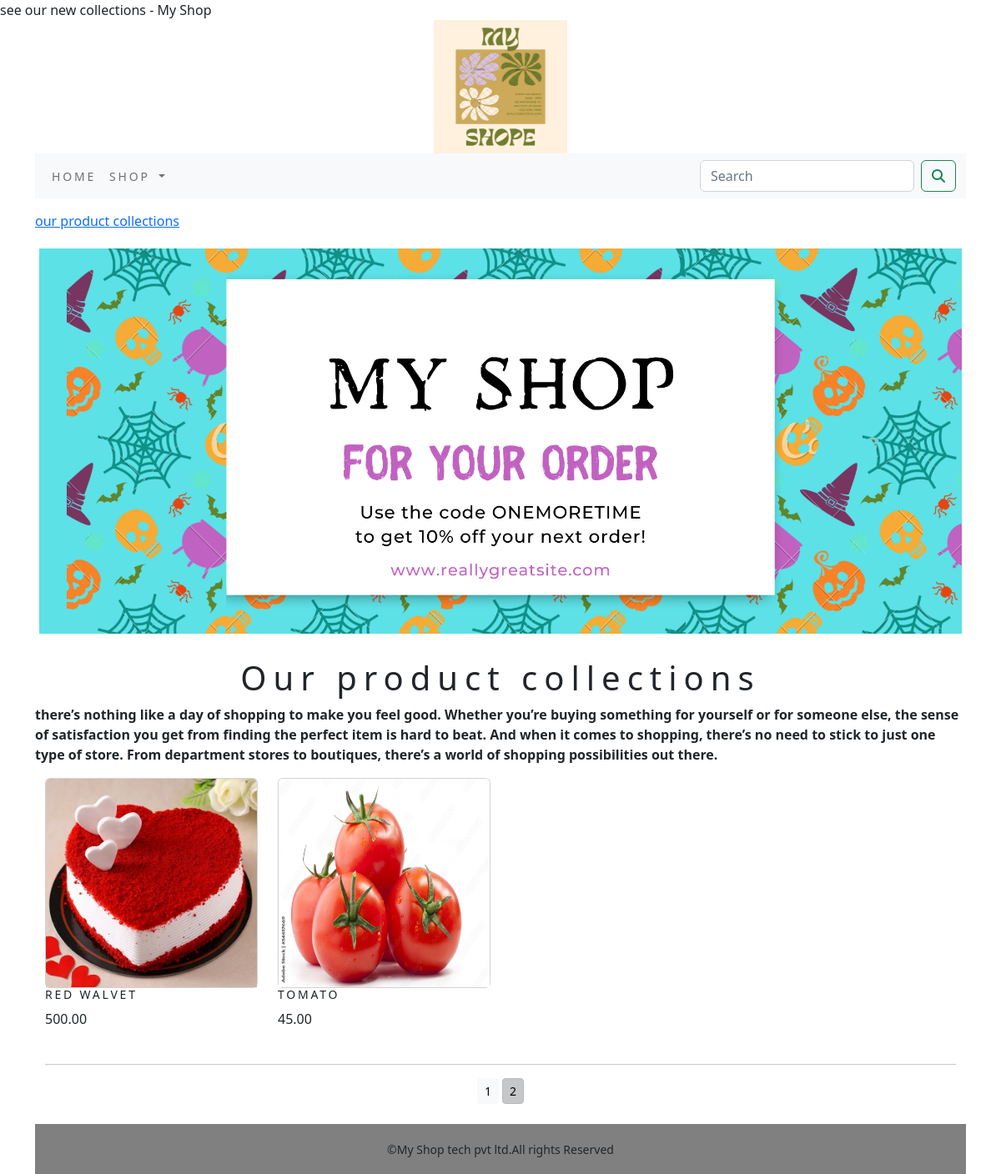
/shoping/?page=2, run on the app's committed database.
### shopingapp/models.py (models this page shows, shortened)
class Product(models.Model):
    name = models.CharField(max_length=250, unique=True)
    slug = models.SlugField(max_length=250, unique=True)
    description = models.TextField(blank=True)
    image = models.ImageField(upload_to='product', blank=True)
    price=models.DecimalField(max_digits=10,decimal_places=2)
    category=models.ForeignKey(Category,on_delete=models.CASCADE)
    stock=models.IntegerField()
    available=models.BooleanField(default=True)
    created=models.DateTimeField(auto_now_add=True)
    update=models.DateTimeField(auto_now_add=True)
    def get_url(self):
        return reverse('shopingapp:prodcatdetail',args=[self.category.slug,self.slug])
    class Meta:
        ordering = ('name',)
        verbose_name = 'product'
        verbose_name_plural = 'products'

### shopingapp/views.py (the view)
# urls.py: path('',views.allproduct,name='allproduct'),
def allproduct(request,c_slug=None):
    c_page=None
    products_list=None
    if c_slug!=None:
        c_page=get_object_or_404(Category,slug=c_slug)
        products_list=Product.objects.all().filter(category=c_page,available=True)
    else:
        products_list=Product.objects.all().filter(available=True)
    paginator=Paginator(products_list,6)
    try:
        page=int(request.GET.get('page','1'))
    except:
        page=1
    try:
        products=paginator.page(page)
    except (EmptyPage,InvalidPage):
        products=paginator.page(paginator.num_pages)
    return render(request,'category.html',{'category':c_page,'products':products})

### cartapp/context_processers.py (called while the page is built)
def counter(request):
    item_count=0
    if 'admin' in request.path:
        return {}
    else:
        try:
            cart=Cart.objects.filter(cart_id=cart_id(request))
            car_items=Cartitem.objects.all().filter(cart=cart[:1])
            for cart_item in car_items:
                item_count +=cart_item.quantity
        except Cart.DoesNotExist:
            item_count =0
    return dict(item_count=item_count)

### cartapp/views.py (called while the page is built)
def cart_id(request):
    cart=request.session.session_key
    if not cart:
        cart=request.session.create()
    return cart

### shopingapp/contestprocessors.py (called while the page is built)
def menu_links(request):
    links=Category.objects.all()
    return dict(links=links)

### shopingapp/models.py (called while the page is built)
    def get_url(self):
        return reverse('shopingapp:product_by_category',args=[self.slug])

### template/category.html (shortened to what this page needs)
{% extends 'base.html' %}
{% load static %}
{% block content %}
    <div>
        <div class="row my_row_class">
            <div class="mx-auto">
            <p><a href="{% url 'shopingapp:allproduct' %}">our product collections</a></p>
        </div>
           </div>
    </div>
        <div class="mx_auto">
              {% if category %}
            <img class="my_image" src="{{category.image.url}}" alt="{{category.name}}" width="200px;" height="200px">
        </div>
        <br>
        <div>
            <h1 class="text center my_title">{{category.name}}</h1>
            <p class="text-justify">{{category.description}}</p>
        </div>
    {% else %}
        <div>
            <img class="my_image my_image_padding" src="{% static 'img/banner.png' %}"  alt="our product" width="1500px;">
        </div>
        <br>
        <div>
            <h1 class="text-center my_title">Our product collections</h1>
            <p class="text-justify"><b>there’s nothing like a day of shopping to make you feel good. Whether you’re buying something for yourself or for someone else, the sense of satisfaction you get from finding the perfect item is hard to beat. And when it comes to shopping, there’s no need to stick to just one type of store. From department stores to boutiques, there’s a world of shopping possibilities out there.</b></p>
        </div>
    {% endif %}
    <div class="container">
        <div class="row mx_auto">
            {% for product in products.object_list %}
                <div class="my_bottom_margin col-9 col-sm-12 col-md-4 col-lg-3">
                    <div class="card text-center" style="min-width:12rem;">
                        <a href="{{ product.get_url }}"><img class="card-img-top my_image" src="{{ product.image.url }}" alt="{{ product.name }}" style="width: 253px; height: 250px;"></a>
                    </div>
                    <div class="card-body">
                        <h4>{{product.name}}</h4>
                        <p>{{product.price}}</p>
                    </div>
                </div>
     {% endfor %}
        </div>
<div class="mx-auto">
    {% if products.paginator.num_pages > 1 %}
  <hr>
    <div class="text-center">
        {% for pg in products.paginator.page_range %}
        <a href="?page={{pg}}" class="btn btn-light btn-sm {% if products.number == pg %} active {% endif %}">{{pg}}</a>
        {% endfor %}
    </div>
      {% endif %}
</div>
        <br>
    </div>
{% endblock %}

### static/css/custom.css (style rules this page uses)
.my_row_class { padding-top :15px }
.my_image { width:100%; height:auto; }
.my_title { font-size:16px text_transform:uppercase; letter-spacing:.2em; }
.my_image_padding { padding:5px }
.my_bottom_margin { margin-bottom:10px; }
.card-body h4 { font-size:14px; text-transform:uppercase; letter-spacing:.2em; }

### data on the page
Product: image (picture), name "RED WALVET", price "500.00"
Product: image (picture), name "TOMATO", price "45.00"

### other printed values
{{ pg }} "1" "2"
